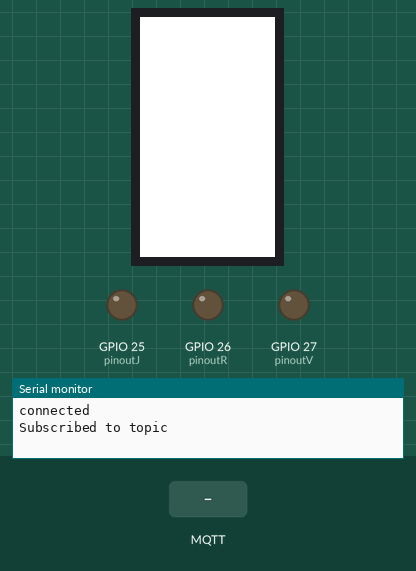
Recording of a program running on a simulated ESP32. Shown: 135×240 colour display, output pins drawn as LEDs (lit = HIGH), the last lines printed to the serial monitor. Dashed ring = blinking. Inputs (shaded band) come from the test bench. WiFi joins after 1.5 s; servers stay silent unless stated; no MQTT or app messages arrive unless stated.

Above: at 6.2 s.
6.3 s: MQTT message "5" arrives on the first subscribed topic
At 7.12 s:
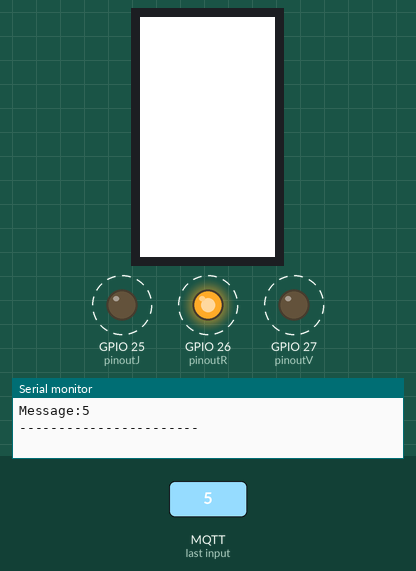
8.4 s: MQTT message "1" arrives on the first subscribed topic
10.4 s: MQTT message "0" arrives on the first subscribed topic
At 11.4 s:
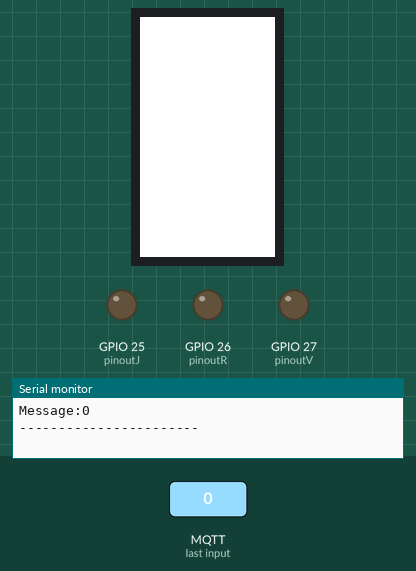
11.9 s: MQTT message "2" arrives on the first subscribed topic
At 12.5 s:
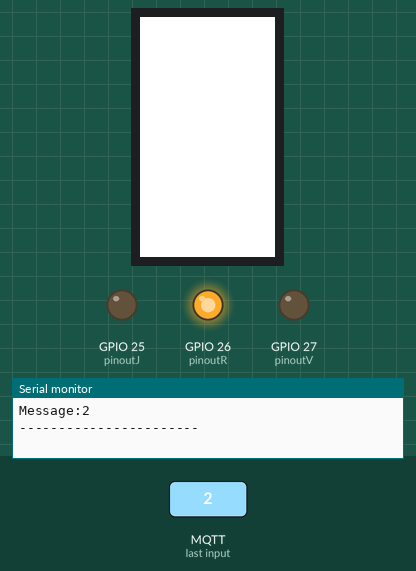
13.4 s: MQTT message "3" arrives on the first subscribed topic
At 14.6 s:
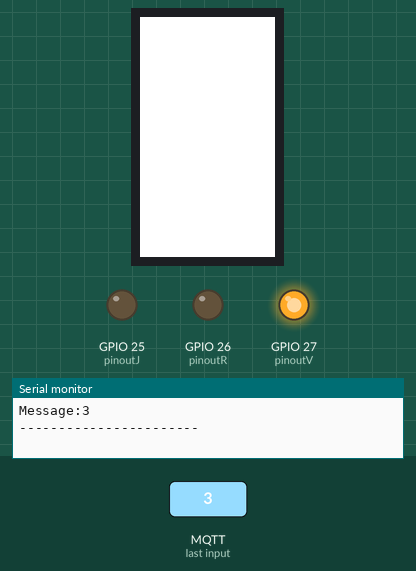
14.9 s: MQTT message "4" arrives on the first subscribed topic
At 16.0 s:
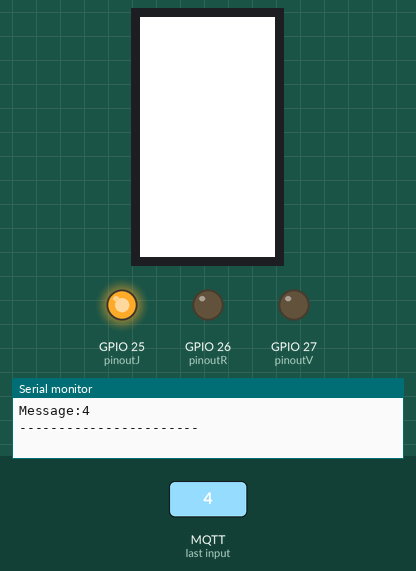
Timing chart, 0 to 17.4 s (numbered marks = the images above; inputs shaded):
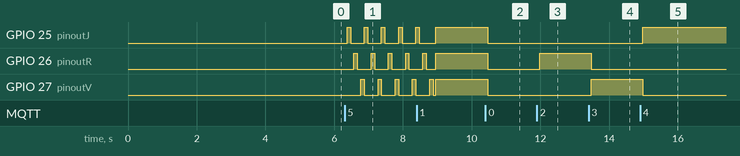

Measured:
- after the input at 6.3 s, GPIO 25 (pinoutJ): alternates HIGH for 0.10 s and LOW for 0.40 s, starting after 0.07 s; GPIO 26 (pinoutR): alternates HIGH for 0.10 s and LOW for 0.40 s, starting after 0.27 s; GPIO 27 (pinoutV): alternates HIGH for 0.10 s and LOW for 0.40 s, starting after 0.47 s
- after the input at 10.4 s, GPIO 25 (pinoutJ), GPIO 26 (pinoutR), GPIO 27 (pinoutV): HIGH → LOW after 0.07 s
- after the input at 11.9 s, GPIO 26 (pinoutR): LOW → HIGH after 0.07 s
- after the input at 13.4 s, GPIO 26 (pinoutR): HIGH → LOW after 0.07 s; GPIO 27 (pinoutV): LOW → HIGH after 0.07 s
- after the input at 14.9 s, GPIO 25 (pinoutJ): LOW → HIGH after 0.07 s; GPIO 27 (pinoutV): HIGH → LOW after 0.07 s

The program:

main.cpp
```cpp
#include <Arduino.h>
// For the screen
#include <TFT_eSPI.h>
// For wifi and mqtt
#include <WiFi.h>
#include <PubSubClient.h>
#include <Wire.h>
#include <SPI.h>


#define CONNECTION_TIMEOUT 30
#define pinoutR 26
#define pinoutJ 25
#define pinoutV 27
///_____
const char* ssid = "Domotique";
const char* password = "Domotique";
const char* mqttServer = "192.168.223.222";
const int mqttPort = 1883;
const char* mqttUser = "";
const char* mqttPassword = "";
const char* idCapteur = "Lumière";
int mode = 0;
char* Cmode = "OFF";
char* etatWifi = "";
char* etatMqtt = "";


///____ Appel classes
TFT_eSPI tft = TFT_eSPI(); // Invoke library, pins defined in User_Setup_Select.h
WiFiClient espClient;
PubSubClient mqttClient(espClient);
///____

//init pins
void initPins(){
  pinMode(pinoutJ,OUTPUT);
  pinMode(pinoutR,OUTPUT);
  pinMode(pinoutV,OUTPUT);

}
void mode_etein(){
  digitalWrite(pinoutJ,LOW);
  digitalWrite(pinoutR,LOW);
  digitalWrite(pinoutV,LOW);
}
void mode_all_allumer(){
  digitalWrite(pinoutJ,HIGH);
  digitalWrite(pinoutR,HIGH);
  digitalWrite(pinoutV,HIGH);
}
void mode_rouge(){
  digitalWrite(pinoutJ,LOW);
  digitalWrite(pinoutR,HIGH);
  digitalWrite(pinoutV,LOW);
}
void mode_vert(){
  digitalWrite(pinoutJ,LOW);
  digitalWrite(pinoutR,LOW);
  digitalWrite(pinoutV,HIGH);
}
void mode_jaune(){
  digitalWrite(pinoutJ,HIGH);
  digitalWrite(pinoutR,LOW);
  digitalWrite(pinoutV,LOW);
}
void mode_fete(){
  digitalWrite(pinoutJ,LOW);
  digitalWrite(pinoutR,LOW);
  digitalWrite(pinoutV,LOW);
  digitalWrite(pinoutJ,HIGH);
  delay(100);
  digitalWrite(pinoutJ,LOW);
  delay(100);
  digitalWrite(pinoutR,HIGH);
  delay(100);
  digitalWrite(pinoutR,LOW);
  delay(100);
  digitalWrite(pinoutV,HIGH);
  delay(100);
  digitalWrite(pinoutV,LOW);
}
void mode_alarm(){
  digitalWrite(pinoutJ,LOW);
  digitalWrite(pinoutR,LOW);
  digitalWrite(pinoutV,LOW);
  digitalWrite(pinoutR,HIGH);
  delay(100);
  digitalWrite(pinoutR,LOW);
  delay(100);
}
//Demarre l'ecran
void initScreen()
{
  // tft.init();
  tft.begin();
  tft.setRotation(0);
  tft.setTextSize(2);
  tft.fillScreen(TFT_BLACK);
  tft.fillScreen(TFT_WHITE);
  tft.setCursor(40, 40);
  tft.println("Hello");
  tft.setCursor(25, 100);
  tft.println("DomoTic");
  tft.setCursor(25, 200);
  tft.println("Ver1.00");
  sleep(1);
}
void GestionIHM(){
  tft.fillScreen(TFT_WHITE);
  tft.setCursor(25, 20);
  tft.println(idCapteur);           //mqttClient.state());
  tft.setCursor(5, 50);
  tft.println("__________");


  tft.setCursor(5, 100);
  tft.println("Mode: ");
  tft.setCursor(70, 100);
  tft.println(Cmode);

  tft.setCursor(5, 190);
  tft.println("WiFi : ");
  tft.setCursor(100, 190);
  tft.println(etatWifi);

  tft.setCursor(5, 220);
  tft.println("Mqtt : ");
  tft.setCursor(100, 220);
  tft.println(etatMqtt);

}
void wifiConnected(WiFiEvent_t wifi_event,WiFiEventInfo_t wifi_info){
etatWifi = "OK";
}

void wifiGotIP(WiFiEvent_t wifi_event,WiFiEventInfo_t wifi_info){
    tft.fillScreen(TFT_WHITE);
    tft.setCursor(5, 40);
    tft.println(WiFi.localIP());
    delay(1000);
}

void wifiDisconnected(WiFiEvent_t wifi_event,WiFiEventInfo_t wifi_info){
    int compteur_conn = 0;
    etatWifi = "KO";
    GestionIHM();
    WiFi.begin(ssid, password);
    while(WiFi.status() != WL_CONNECTED){
       compteur_conn++;                         // redemarre la carte apres 30s, equivalent de 150 tentatives de connection
       if (compteur_conn >= 5*CONNECTION_TIMEOUT){
         ESP.restart();
       }
      WiFi.begin(ssid, password);

    }
}

// Se connecte à un réseau WiFI
// Gestion WiFi par les event de la co
void initWifiConnection(){
    WiFi.mode(WIFI_STA); // mode station
    WiFi.onEvent(wifiConnected,SYSTEM_EVENT_STA_CONNECTED); // si l'état de la co Wifi passe à connected, appel la fct wifiConnected
    WiFi.onEvent(wifiGotIP,SYSTEM_EVENT_STA_GOT_IP);        // // si la carte recoit une @IP appel la fct wifiGotIP
    WiFi.onEvent(wifiDisconnected,SYSTEM_EVENT_STA_DISCONNECTED);  // si l'état de la co Wifi passe à disconnected, appel la fct wifiDisconnected, permet de se reconnecter automatiquement

    WiFi.begin(ssid, password);
}

void mqttCallback(char* topic, uint8_t* payload, unsigned int length){
  Serial.print("Message arrived in topic: ");
  Serial.println(topic);
  Serial.print("Message:");
  for (int i = 0; i < length; i++) {
    Serial.print((char)payload[i]);
  }
  Serial.println();
  Serial.println("-----------------------");
  //Serial.print((char)payload[0]);
   if( (char)payload[0] == '0'){
     mode = 0;
     Cmode = "OFF";
     mqttClient.publish("home/living_room/actuator_lum/state/acquittement", "OFF RECEIVED");
     GestionIHM();
     }
   else if ((char)payload[0] == '1'){
     mode = 1;
     Cmode = "ON";
     mqttClient.publish("home/living_room/actuator_lum/state/acquittement", "ON RECEIVED");
     GestionIHM();
     }
     else if ((char)payload[0] == '2'){
     mode = 2;
     Cmode = "ROUGE";
     mqttClient.publish("home/living_room/actuator_lum/state/acquittement", "ROUGE RECEIVED");
     GestionIHM();
     }
     else if ((char)payload[0] == '3'){
     mode = 3;
     Cmode = "VERT";
     mqttClient.publish("home/living_room/actuator_lum/state/acquittement", "VERT RECEIVED");
     GestionIHM();
     }
     else if ((char)payload[0] == '4'){
     mode = 4;
     Cmode = "JAUNE";
     mqttClient.publish("home/living_room/actuator_lum/state/acquittement", "JAUNE RECEIVED");
     GestionIHM();
     }
     else if ((char)payload[0] == '5'){
     mode = 5;
     Cmode = "FETE";
     mqttClient.publish("home/living_room/actuator_lum/state/acquittement", "FETE RECEIVED");
     GestionIHM();
     }
     else if ((char)payload[0] == '6'){
     mode = 6;
     Cmode = "ALARME";
     mqttClient.publish("home/living_room/actuator_lum/state/acquittement", "ALARME RECEIVED");
     GestionIHM();
     }


}

void initMqtt(){
  while (WiFi.status() != WL_CONNECTED){}

  mqttClient.setServer(mqttServer, mqttPort);
  while (!mqttClient.connected()) {
    //Serial.println("Connecting to MQTT...");

    if (mqttClient.connect(idCapteur, mqttUser, mqttPassword )) {
      Serial.println("connected");
      etatMqtt = "OK";
      GestionIHM();
      } else {

      Serial.print("failed with state ");
      etatMqtt = "KO";
      GestionIHM();
      delay(2000);
      }
    mqttClient.setCallback(mqttCallback);
    bool a = mqttClient.subscribe("home/living_room/actuator_lum/state",1);//subscribe to topic
    if (a == true){Serial.println("Subscribed to topic");}
    delay(200);
    }

}

void setup() {
  Serial.begin(9600);
  delay(1000);
  initScreen();
  initPins();
  initWifiConnection();
  initMqtt();
  GestionIHM();


  }

void loop() {

  mqttClient.loop();


  //if (!mqttClient.connected()){
  //     initMqtt();
  //}
  switch(mode)
  {
    case 0:
      mode_etein();
      break;
    case 1:
      mode_all_allumer();
      break;
    case 2:
      mode_rouge();
      break;
    case 3:
      mode_vert();
      break;
    case 4:
      mode_jaune();
      break;
    case 5:
      mode_fete();
      break;
    case 6:
      mode_alarm();
      break;
    default:
      break;


  }


  //mqttClient.publish("esp/send", "La rue");

  //delay(2000);

}


/// note
/* il faudra peut-être changer l'adresse mac des cartes
http://www.hivemq.com/demos/websocket-client/
https://www.hivemq.com/public-mqtt-broker/
*/
```
